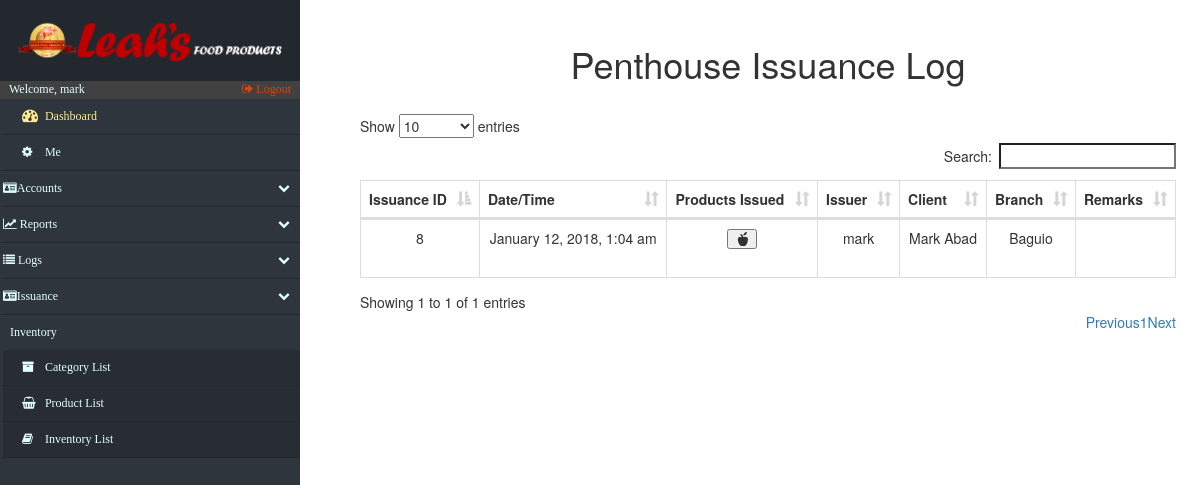
Before: /log_Penthouse.php (signed in) with the older database file.
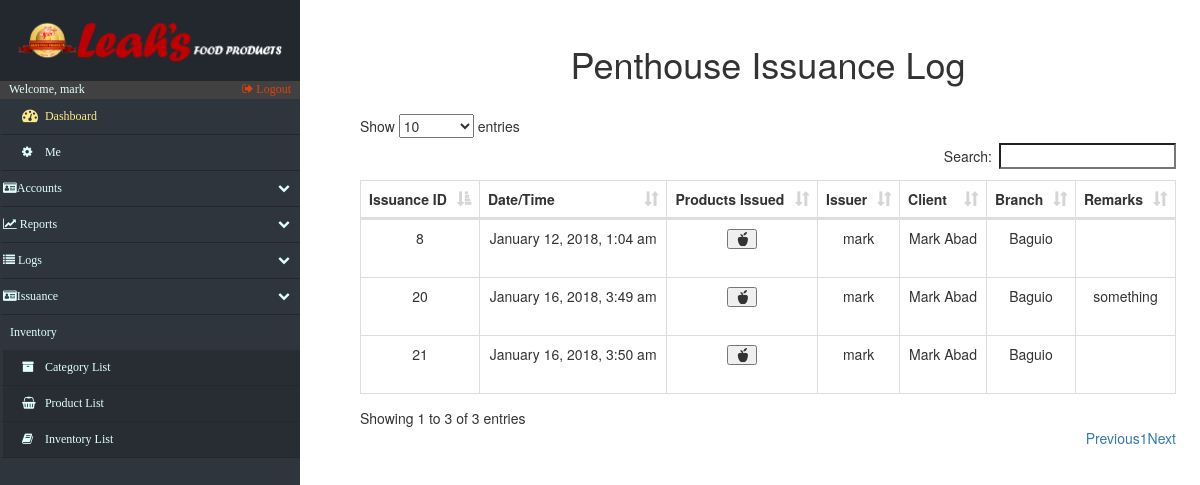
After: the same page with the newer database file.
### tables this page shows
CREATE TABLE IF NOT EXISTS `issuance` (
  `issue_id` int(15) NOT NULL AUTO_INCREMENT,
  `issue_date_time` varchar(50) NOT NULL,
  `issue_account` varchar(50) DEFAULT NULL,
  `issue_type` varchar(45) NOT NULL,
  `remarks` varchar(45) DEFAULT NULL,
  `other_clients` varchar(45) DEFAULT NULL,
  `penthouse_clients` varchar(45) DEFAULT NULL,
  `client_id` int(15) DEFAULT NULL,
  `merch_id` int(15) DEFAULT NULL,
  PRIMARY KEY (`issue_id`)
);

CREATE TABLE IF NOT EXISTS `accounts` (
  `acc_id` int(12) NOT NULL AUTO_INCREMENT,
  `username` varchar(15) NOT NULL,
  `first_name` varchar(20) NOT NULL,
  `last_name` varchar(20) NOT NULL,
  `password` varchar(128) NOT NULL,
  `email` varchar(50) NOT NULL,
  `contact_no` varchar(20) NOT NULL,
  `status` varchar(10) NOT NULL DEFAULT 'Disabled',
  `branch` varchar(50) DEFAULT NULL,
  `acctype` varchar(45) DEFAULT NULL,
  `security_key` varchar(45) DEFAULT NULL,
  PRIMARY KEY (`acc_id`)
);

### log_Penthouse.php (the view, shortened to what the changed rows need)
<!DOCTYPE html>
<html lang="en">
<head>
    <?php include('fragments/config.php') ?>
    <link rel="stylesheet" href="https://maxcdn.bootstrapcdn.com/bootstrap/3.3.7/css/bootstrap.min.css">
    <link href="src/css/datatables.css" rel="stylesheet">
    <link href="//maxcdn.bootstrapcdn.com/font-awesome/4.2.0/css/font-awesome.min.css" rel="stylesheet">
    <link href="src/css/sidebar.css" rel="stylesheet">
    <link href="src/css/custom.css" rel="stylesheet">
</head>
<body>
    <div id="page-content-wrapper">
        <div class="containers">
            <table class="table table-striped table-bordered">
                <h1 align="center">Penthouse Issuance Log</h1>
            </table>
            <?php
                            $retrieve = ("SELECT * FROM issuance INNER JOIN accounts ON issuance.penthouse_clients = accounts.acc_id");
                            $results = mysqli_query($db, $retrieve);
                        ?>
                <table id="datatables" class="table table-hover table-bordered dataTable" cellspacing="0" width="100%" role="grid" aria-describedby="myTable_info" style="width: 100%;">
                    <thead>
                        <tr>
                            <th>Issuance ID</th>
                            <th>Date/Time</th>
                            <th>Products Issued</th>
                            <th>Issuer</th>
                            <th>Client</th>
                            <th>Branch</th>
                            <th>Remarks</th>
                        </tr>
                    </thead>
                    <tbody>
                        <?php
                            foreach ($results as $data):
                        ?>
                            <tr>
                                <td data-title="Issuance ID">
                                    <?php
                                    $IsID =  $data["issue_id"];
                                    echo $IsID;
                                    ?>
                                </td>
                                <td data-title="Date/Time">
                                    <?php echo $data["issue_date_time"]; ?>
                                </td>
                                <td data-title="Products Issued">
                                        <table class="table table-striped table-bordered">
                                            <button type="button" class="glyphicon glyphicon-apple" data-toggle="modal" aria-hidden="true" data-target="#<?php echo $IsID ?>"></button>
                                        </table>
                                </td>
                                <td  data-title="Issuer">
                                    <?php
                                        $passBranch = $data["issue_account"];
                                        echo $passBranch;
                                    ?>
                                </td>
                                <td data-title="Client">
                                    <?php echo $data["first_name"]." ".$data["last_name"]; ?>
                                </td>
                                <td data-title="Branch">
                                    <?php
                                        $passBranch = $data["branch"];
                                        echo $passBranch;
                                    ?>
                                </td>
                                <td data-title="Remarks">
                                    <?php echo $data["remarks"]; ?>
                                </td>
                            </tr>
                <?php
                    endforeach;
                ?>
                    </tbody>
                </table>
        </div>
    </div>
</body>
</html>

Changed rows visible on the page:
added issuance: issue_id "20", issue_date_time "January 16, 2018, 3:49 am", issue_account "mark", accounts.first_name "Mark", accounts.last_name "Abad", accounts.branch "Baguio", remarks "something"
added issuance: issue_id "21", issue_date_time "January 16, 2018, 3:50 am", issue_account "mark", accounts.first_name "Mark", accounts.last_name "Abad", accounts.branch "Baguio"
Other visible differences:
text written by a page script: "Show entries Search: Showing 1 to 1 of 1 entries Previous 1 Next" → "Show entries Search: Showing 1 to 3 of 3 entries Previous 1 Next"
